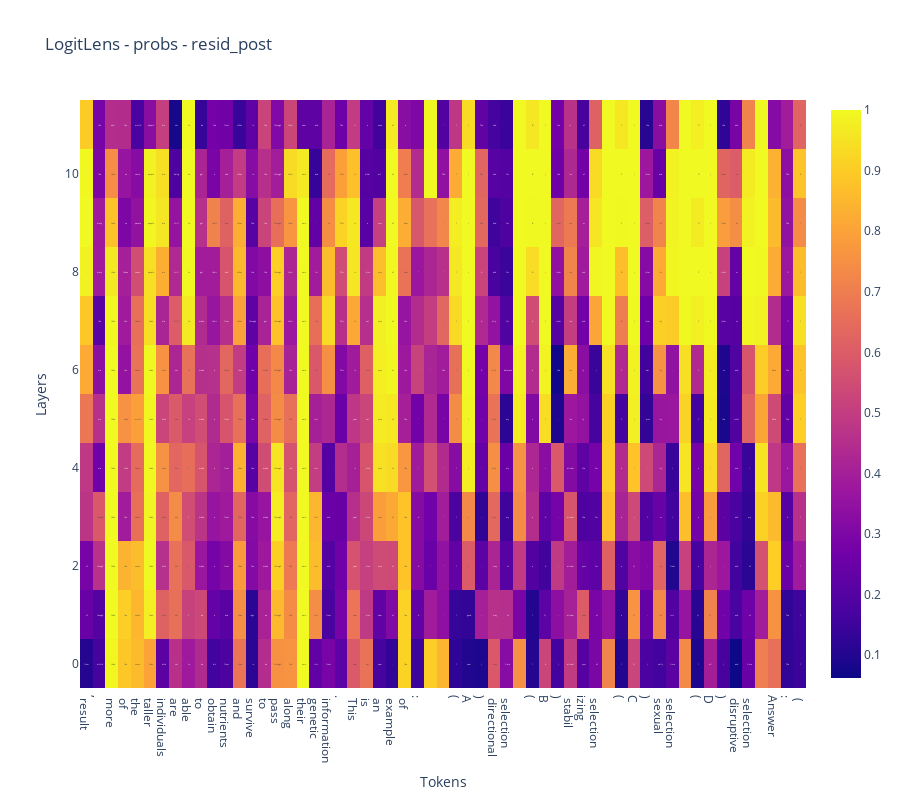

Notebook code for this chart:
### Code cell
from logitlens import plot_logit_lens

fig = plot_logit_lens(model, x_clean, what='probs', component='resid_post', tok_id=None, cutoff=35)
fig.update_layout(height=800)
fig.show()

### Figure 1 — Plotly figure (JSON) as saved in the notebook; plotly's stock layout.template omitted (floating-point values rounded to 4 significant figures; data arrays with more than 128 entries replaced by an {"elided": "..."} marker saying what was removed)
{"data": [{"showscale": true, "text": {"elided": "12x57 str values"}, "texttemplate": "%{text}", "type": "heatmap", "z": {"elided": "12x57 float values"}}], "layout": {"height": 800, "title": {"text": "LogitLens - probs - resid_post"}, "xaxis": {"ticktext": [" result", ",", " more", " of", " the", " taller", " individuals", " are", " able", " to", " obtain", " nutrients", " and", " survive", " to", " pass", " along", " their", " genetic", " information", ".", " This", " is", " an", " example", " of", ":", "\n", "\n", "(", "A", ")", " directional", " selection", "\n", "(", "B", ")", " stabil", "izing", " selection", "\n", "(", "C", ")", " sexual", " selection", "\n", "(", "D", ")", " disruptive", " selection", "\n", "Answer", ":", " ("], "tickvals": [0, 1, 2, 3, 4, 5, 6, 7, 8, 9, 10, 11, 12, 13, 14, 15, 16, 17, 18, 19, 20, 21, 22, 23, 24, 25, 26, 27, 28, 29, 30, 31, 32, 33, 34, 35, 36, 37, 38, 39, 40, 41, 42, 43, 44, 45, 46, 47, 48, 49, 50, 51, 52, 53, 54, 55, 56], "title": {"text": "Tokens"}}, "yaxis": {"title": {"text": "Layers"}}}}
